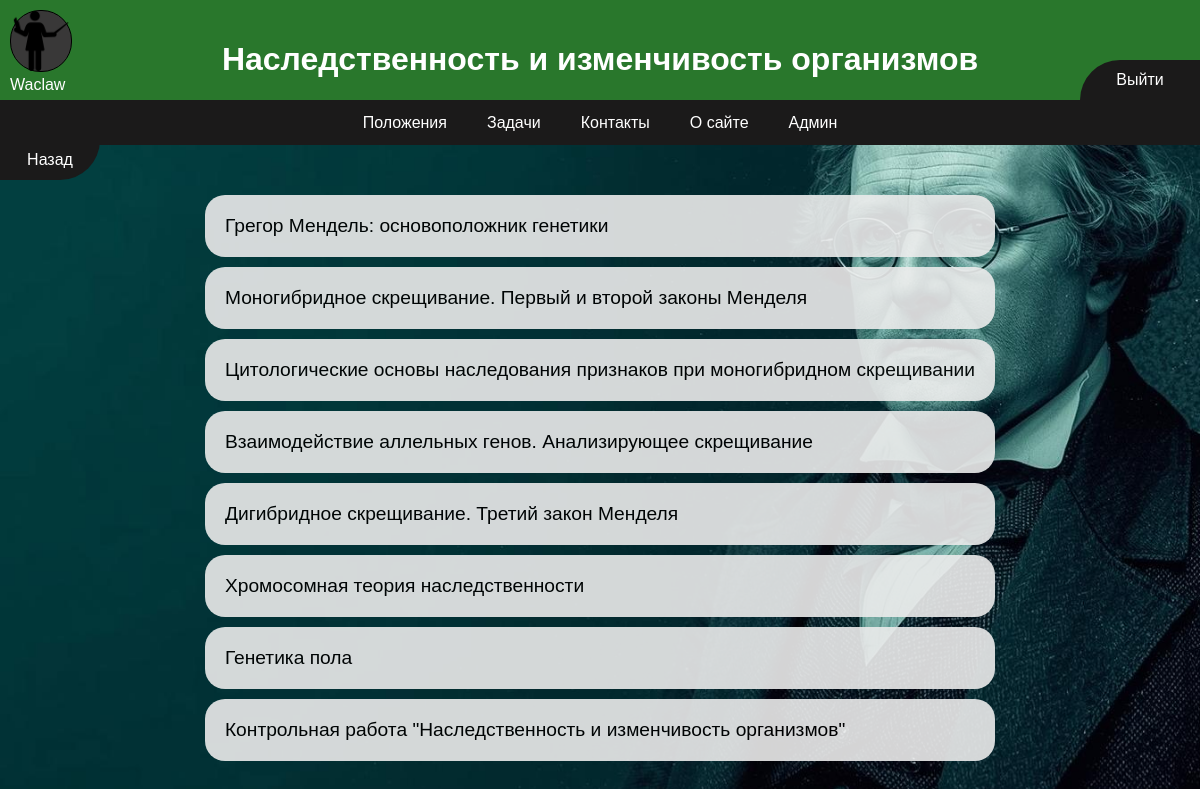
The app's page / (signed in) with its own data.
### Main/models.py (models this page shows, shortened)
class Article(models.Model):
    title = models.CharField(max_length=200, blank=False, verbose_name="Заголовок")
    content = RichTextUploadingField(verbose_name="Контент")
    test = models.ForeignKey(Test, on_delete=models.PROTECT, blank=True, null=True, verbose_name='Привязанный тест')
    def get_absolute_url(self):
        return reverse('article', kwargs={"id": self.id})
    class Meta:
        verbose_name="Статья"
        verbose_name_plural="Статьи"
        ordering=["id",]

### Main/views.py (the view)
# urls.py: path('', index, name='home'),
def index(request):
    context = {
        "articles": Article.objects.all(),
        "title": "Наследственность и изменчивость организмов",
    }
    return render(request, 'index.html', context)

### Main/templates/index.html (shortened to what this page needs)
{% extends "base.html" %}
{% load static %}
{% block container %}
  {% for article in articles %}
    <a href="{{article.get_absolute_url}}" class="stagesButtons">
      <div class="stages">
      {{ article.title }}
      </div>
    </a>
  {% endfor %}
{% endblock %}

### templates/base.html (shortened to what this page needs)
{% load static %}
<!DOCTYPE html>
<html lang="ru">
<head>
  <link rel="stylesheet" href="{% static 'css/style.css'%}">
</head>
<body>
    <header>
    <h1>Наследственность и изменчивость организмов</h1>
    {% if user.is_authenticated %}
    <a href="{% url 'profile' username=user.username %}">
        <div>
            <img src="{% if user.is_staff %}{% static 'images/teacher.png'%}{% else %}{% static 'images/student.png'%}{% endif %}">
        </div>
        <p>{{ user.username }}</p>
    </a>
    {% endif %}
    </header>
    <nav>
        <a href="{% url 'home' %}">Положения</a>
        <a href="{% url 'tasks' %}">Задачи</a>
        <a href="{% url 'contacts' %}">Контакты</a>
        <a href="{% url 'about' %}">О сайте</a>
        {% if user.is_staff %}
        <a href="/admin">Админ</a>
        {% endif %}
    </nav>
    <a onclick="javascript:history.back(); return false;">
        <div class="back">Назад</div>
    </a>
    {% if user.is_authenticated %}
    <a href="{% url 'logout' %}" class="authentication">Выйти</a>
    {% else %}
    <a href="{% url 'login' %}" class="authentication">Войти</a>
    {% endif %}
    <div class="container">
    {% block container %}{% endblock %}
    </div>
</body>
</html>

### static/css/style.css (style rules this page uses)
body { font-family: Arial, sans-serif; margin: 0; padding: 0; color: #333; width: 100%; height: 100%; background-image: url("../images/background.jpg"); background-attachment: fixed; background-position: center; background-size: cover; width: 100%; height: 100%; display: flex; }
header { background-color: #29772c; color: white; padding: 20px 0; position: fixed; width: 100%; height: 60px; top: 0; z-index: 1; }
header a { width: 60px; height: 60px; position: fixed; top: 10px; left: 10px; text-align: center; }
header div { width: 60px; height: 60px; background-color: #393838; z-index: 1; border-radius: 30px; border: 1px solid #000000; }
header img { width: 60px; }
header p { text-decoration: none; color: #fff; position: fixed; top: 60px; }
header h1 { text-align: center; }
nav { background-color: #1b1a1a; position: fixed; display: flex; width: 100%; height: 45px; justify-content: center; align-items: center; margin-top: 100px; top: 0; z-index: 1; }
nav a { color: white; padding: 13px 20px; text-decoration: none; display: block; transition: background-color 0.2s; border-radius: 10px; }
.back { position: fixed; top: 140px; left: 0; text-decoration: none; background-color: #1b1a1a; color: #fff; width: 100px; height: 40px; max-height: 40px; display: flex; justify-content: center; align-items: center; border-radius: 0 0 40px 0; transition: background-color 0.2s; }
.stages { padding: 20px; max-width: 1000px; margin-top: 10px; background-color: rgb(235, 235, 235); display: block; text-decoration: none; border-radius: 20px; font-size: larger; transition: background-color 0.2s; }
.stagesButtons { text-decoration: none; color: #000; display: block; }
.container { padding: 20px; max-width: 1000px; margin: auto; margin-top: 165px; opacity: 0.9; position: relative; }
.authentication { position: fixed; top: 60px; z-index: 1; right: 0; text-decoration: none; background-color: #1b1a1a; color: #fff; width: 120px; height: 40px; display: flex; justify-content: center; align-items: center; border-radius: 40px 0 0 0; transition: background-color 0.2s; }

### records on screen
Article: title "Грегор Мендель: основоположник генетики"
Article: title "Моногибридное скрещивание. Первый и второй законы Менделя"
Article: title "Цитологические основы наследования признаков при моногибридном скрещивании"
Article: title "Взаимодействие аллельных генов. Анализирующее скрещивание"
Article: title "Дигибридное скрещивание. Третий закон Менделя"
Article: title "Хромосомная теория наследственности"
Article: title "Генетика пола"
Article: title "Контрольная работа \"Наследственность и изменчивость организмов\""

### other values on screen
{{ user.username }} "Waclaw"
